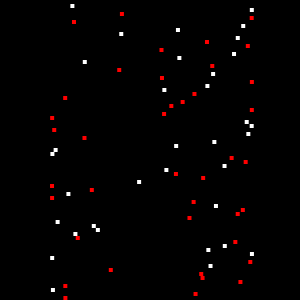
Frame 1 (no input)
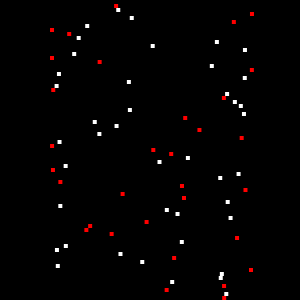
Frame 60 (the mouse pressed at the canvas centre just before this capture)
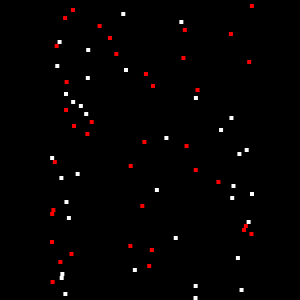
Frame 120 (the mouse held since frame 60 and released just before this capture)

The Processing sketch that drew these frames (run headless with seeded random() and noise(); from frame 60 on, the mouse is pressed at the canvas centre):

// Processing sketch: test_
// ── test_.pde
int cnt = 0;
int size = 4;
int N_ELEMENTS = 175;
float[] randomValues = new float[N_ELEMENTS];

void setup() {
  
   for (int i=0; i<N_ELEMENTS; i++) {
    randomValues[i] = random(0,2*PI); 
   }
   
   size(300, 300); 
   frameRate(30);
}


void draw() {
  
  background (0, 0, 0);
  noStroke();
  
  translate(width/2, 0);
  
  for (int i=0; i<175; i++) {
    
   float phase = cnt*2*PI/200.0 + randomValues[i];
   phase = phase%(2*PI);
   
   if (phase<PI/2 || phase>1.5*PI) {
     fill(255,0,0);  
   }
   else {
     fill(255);
   }
   
   
   float x = sin(phase) * 100;
   
   translate(0, size);
   pushMatrix();
   translate(x,0);
   rect(0,0,size,size);
   popMatrix();
  }
  
  cnt += 1;
}
